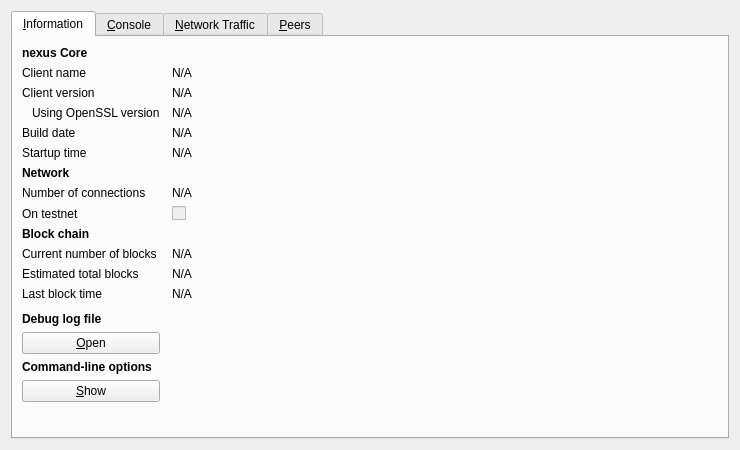
<?xml version="1.0" encoding="UTF-8"?>
<ui version="4.0">
 <class>RPCConsole</class>
 <widget class="QDialog" name="RPCConsole">
  <property name="geometry">
   <rect>
    <x>0</x>
    <y>0</y>
    <width>740</width>
    <height>450</height>
   </rect>
  </property>
  <property name="windowTitle">
   <string>nexus - Debug window</string>
  </property>
  <layout class="QVBoxLayout" name="verticalLayout_2">
   <item>
    <widget class="QTabWidget" name="tabWidget">
     <property name="currentIndex">
      <number>0</number>
     </property>
     <widget class="QWidget" name="tab_info">
      <attribute name="title">
       <string>&amp;Information</string>
      </attribute>
      <layout class="QGridLayout" name="gridLayout" columnstretch="0,1">
       <property name="horizontalSpacing">
        <number>12</number>
       </property>
       <item row="0" column="0">
        <widget class="QLabel" name="label_9">
         <property name="font">
          <font>
           <weight>75</weight>
           <bold>true</bold>
          </font>
         </property>
         <property name="text">
          <string>nexus Core</string>
         </property>
        </widget>
       </item>
       <item row="1" column="0">
        <widget class="QLabel" name="label_5">
         <property name="text">
          <string>Client name</string>
         </property>
        </widget>
       </item>
       <item row="1" column="1">
        <widget class="QLabel" name="clientName">
         <property name="cursor">
          <cursorShape>IBeamCursor</cursorShape>
         </property>
         <property name="text">
          <string>N/A</string>
         </property>
         <property name="textFormat">
          <enum>Qt::PlainText</enum>
         </property>
         <property name="textInteractionFlags">
          <set>Qt::LinksAccessibleByMouse|Qt::TextSelectableByKeyboard|Qt::TextSelectableByMouse</set>
         </property>
        </widget>
       </item>
       <item row="2" column="0">
        <widget class="QLabel" name="label_6">
         <property name="text">
          <string>Client version</string>
         </property>
        </widget>
       </item>
       <item row="2" column="1">
        <widget class="QLabel" name="clientVersion">
         <property name="cursor">
          <cursorShape>IBeamCursor</cursorShape>
         </property>
         <property name="text">
          <string>N/A</string>
         </property>
         <property name="textFormat">
          <enum>Qt::PlainText</enum>
         </property>
         <property name="textInteractionFlags">
          <set>Qt::LinksAccessibleByMouse|Qt::TextSelectableByKeyboard|Qt::TextSelectableByMouse</set>
         </property>
        </widget>
       </item>
       <item row="3" column="0">
        <widget class="QLabel" name="label_14">
         <property name="text">
          <string>Using OpenSSL version</string>
         </property>
         <property name="indent">
          <number>10</number>
         </property>
        </widget>
       </item>
       <item row="3" column="1">
        <widget class="QLabel" name="openSSLVersion">
         <property name="cursor">
          <cursorShape>IBeamCursor</cursorShape>
         </property>
         <property name="text">
          <string>N/A</string>
         </property>
         <property name="textFormat">
          <enum>Qt::PlainText</enum>
         </property>
         <property name="textInteractionFlags">
          <set>Qt::LinksAccessibleByMouse|Qt::TextSelectableByKeyboard|Qt::TextSelectableByMouse</set>
         </property>
        </widget>
       </item>
       <item row="4" column="0">
        <widget class="QLabel" name="label_12">
         <property name="text">
          <string>Build date</string>
         </property>
        </widget>
       </item>
       <item row="4" column="1">
        <widget class="QLabel" name="buildDate">
         <property name="cursor">
          <cursorShape>IBeamCursor</cursorShape>
         </property>
         <property name="text">
          <string>N/A</string>
         </property>
         <property name="textFormat">
          <enum>Qt::PlainText</enum>
         </property>
         <property name="textInteractionFlags">
          <set>Qt::LinksAccessibleByMouse|Qt::TextSelectableByKeyboard|Qt::TextSelectableByMouse</set>
         </property>
        </widget>
       </item>
       <item row="5" column="0">
        <widget class="QLabel" name="label_13">
         <property name="text">
          <string>Startup time</string>
         </property>
        </widget>
       </item>
       <item row="5" column="1">
        <widget class="QLabel" name="startupTime">
         <property name="cursor">
          <cursorShape>IBeamCursor</cursorShape>
         </property>
         <property name="text">
          <string>N/A</string>
         </property>
         <property name="textFormat">
          <enum>Qt::PlainText</enum>
         </property>
         <property name="textInteractionFlags">
          <set>Qt::LinksAccessibleByMouse|Qt::TextSelectableByKeyboard|Qt::TextSelectableByMouse</set>
         </property>
        </widget>
       </item>
       <item row="6" column="0">
        <widget class="QLabel" name="label_11">
         <property name="font">
          <font>
           <weight>75</weight>
           <bold>true</bold>
          </font>
         </property>
         <property name="text">
          <string>Network</string>
         </property>
        </widget>
       </item>
       <item row="7" column="0">
        <widget class="QLabel" name="label_7">
         <property name="text">
          <string>Number of connections</string>
         </property>
        </widget>
       </item>
       <item row="7" column="1">
        <widget class="QLabel" name="numberOfConnections">
         <property name="cursor">
          <cursorShape>IBeamCursor</cursorShape>
         </property>
         <property name="text">
          <string>N/A</string>
         </property>
         <property name="textFormat">
          <enum>Qt::PlainText</enum>
         </property>
         <property name="textInteractionFlags">
          <set>Qt::LinksAccessibleByMouse|Qt::TextSelectableByKeyboard|Qt::TextSelectableByMouse</set>
         </property>
        </widget>
       </item>
       <item row="8" column="0">
        <widget class="QLabel" name="label_8">
         <property name="text">
          <string>On testnet</string>
         </property>
        </widget>
       </item>
       <item row="8" column="1">
        <widget class="QCheckBox" name="isTestNet">
         <property name="enabled">
          <bool>false</bool>
         </property>
         <property name="text">
          <string/>
         </property>
        </widget>
       </item>
       <item row="9" column="0">
        <widget class="QLabel" name="label_10">
         <property name="font">
          <font>
           <weight>75</weight>
           <bold>true</bold>
          </font>
         </property>
         <property name="text">
          <string>Block chain</string>
         </property>
        </widget>
       </item>
       <item row="10" column="0">
        <widget class="QLabel" name="label_3">
         <property name="text">
          <string>Current number of blocks</string>
         </property>
        </widget>
       </item>
       <item row="10" column="1">
        <widget class="QLabel" name="numberOfBlocks">
         <property name="cursor">
          <cursorShape>IBeamCursor</cursorShape>
         </property>
         <property name="text">
          <string>N/A</string>
         </property>
         <property name="textFormat">
          <enum>Qt::PlainText</enum>
         </property>
         <property name="textInteractionFlags">
          <set>Qt::LinksAccessibleByMouse|Qt::TextSelectableByKeyboard|Qt::TextSelectableByMouse</set>
         </property>
        </widget>
       </item>
       <item row="11" column="0">
        <widget class="QLabel" name="label_4">
         <property name="text">
          <string>Estimated total blocks</string>
         </property>
        </widget>
       </item>
       <item row="11" column="1">
        <widget class="QLabel" name="totalBlocks">
         <property name="cursor">
          <cursorShape>IBeamCursor</cursorShape>
         </property>
         <property name="text">
          <string>N/A</string>
         </property>
         <property name="textFormat">
          <enum>Qt::PlainText</enum>
         </property>
         <property name="textInteractionFlags">
          <set>Qt::LinksAccessibleByMouse|Qt::TextSelectableByKeyboard|Qt::TextSelectableByMouse</set>
         </property>
        </widget>
       </item>
       <item row="12" column="0">
        <widget class="QLabel" name="label_2">
         <property name="text">
          <string>Last block time</string>
         </property>
        </widget>
       </item>
       <item row="12" column="1">
        <widget class="QLabel" name="lastBlockTime">
         <property name="cursor">
          <cursorShape>IBeamCursor</cursorShape>
         </property>
         <property name="text">
          <string>N/A</string>
         </property>
         <property name="textFormat">
          <enum>Qt::PlainText</enum>
         </property>
         <property name="textInteractionFlags">
          <set>Qt::LinksAccessibleByMouse|Qt::TextSelectableByKeyboard|Qt::TextSelectableByMouse</set>
         </property>
        </widget>
       </item>
       <item row="13" column="0">
        <spacer name="verticalSpacer_2">
         <property name="orientation">
          <enum>Qt::Vertical</enum>
         </property>
         <property name="sizeHint" stdset="0">
          <size>
           <width>20</width>
           <height>20</height>
          </size>
         </property>
        </spacer>
       </item>
       <item row="14" column="0">
        <widget class="QLabel" name="labelDebugLogfile">
         <property name="font">
          <font>
           <weight>75</weight>
           <bold>true</bold>
          </font>
         </property>
         <property name="text">
          <string>Debug log file</string>
         </property>
        </widget>
       </item>
       <item row="15" column="0">
        <widget class="QPushButton" name="openDebugLogfileButton">
         <property name="toolTip">
          <string>Open the nexus debug log file from the current data directory. This can take a few seconds for large log files.</string>
         </property>
         <property name="text">
          <string>&amp;Open</string>
         </property>
         <property name="autoDefault">
          <bool>false</bool>
         </property>
        </widget>
       </item>
       <item row="16" column="0">
        <widget class="QLabel" name="labelCLOptions">
         <property name="font">
          <font>
           <weight>75</weight>
           <bold>true</bold>
          </font>
         </property>
         <property name="text">
          <string>Command-line options</string>
         </property>
        </widget>
       </item>
       <item row="17" column="0">
        <widget class="QPushButton" name="showCLOptionsButton">
         <property name="toolTip">
          <string>Show the nexus-Qt help message to get a list with possible nexus command-line options.</string>
         </property>
         <property name="text">
          <string>&amp;Show</string>
         </property>
         <property name="autoDefault">
          <bool>false</bool>
         </property>
        </widget>
       </item>
       <item row="18" column="0">
        <spacer name="verticalSpacer">
         <property name="orientation">
          <enum>Qt::Vertical</enum>
         </property>
         <property name="sizeHint" stdset="0">
          <size>
           <width>20</width>
           <height>40</height>
          </size>
         </property>
        </spacer>
       </item>
      </layout>
     </widget>
     <widget class="QWidget" name="tab_console">
      <attribute name="title">
       <string>&amp;Console</string>
      </attribute>
      <layout class="QVBoxLayout" name="verticalLayout_3">
       <property name="spacing">
        <number>3</number>
       </property>
       <item>
        <widget class="QTextEdit" name="messagesWidget">
         <property name="minimumSize">
          <size>
           <width>0</width>
           <height>100</height>
          </size>
         </property>
         <property name="readOnly">
          <bool>true</bool>
         </property>
         <property name="tabKeyNavigation" stdset="0">
          <bool>false</bool>
         </property>
         <property name="columnCount" stdset="0">
          <number>2</number>
         </property>
        </widget>
       </item>
       <item>
        <layout class="QHBoxLayout" name="horizontalLayout">
         <property name="spacing">
          <number>3</number>
         </property>
         <item>
          <widget class="QLabel" name="label">
           <property name="text">
            <string notr="true">&gt;</string>
           </property>
          </widget>
         </item>
         <item>
          <widget class="QLineEdit" name="lineEdit"/>
         </item>
         <item>
          <widget class="QPushButton" name="clearButton">
           <property name="maximumSize">
            <size>
             <width>24</width>
             <height>24</height>
            </size>
           </property>
           <property name="toolTip">
            <string>Clear console</string>
           </property>
           <property name="text">
            <string/>
           </property>
           <property name="icon">
            <iconset resource="../bitcoin.qrc">
             <normaloff>:/icons/remove</normaloff>:/icons/remove</iconset>
           </property>
           <property name="shortcut">
            <string notr="true">Ctrl+L</string>
           </property>
           <property name="autoDefault">
            <bool>false</bool>
           </property>
          </widget>
         </item>
        </layout>
       </item>
      </layout>
     </widget>
     <widget class="QWidget" name="tab_nettraffic">
      <attribute name="title">
       <string>&amp;Network Traffic</string>
      </attribute>
      <layout class="QHBoxLayout" name="horizontalLayout_3">
       <item>
        <layout class="QVBoxLayout" name="verticalLayout_4">
         <item>
          <widget class="TrafficGraphWidget" name="trafficGraph" native="true">
           <property name="sizePolicy">
            <sizepolicy hsizetype="Expanding" vsizetype="Expanding">
             <horstretch>0</horstretch>
             <verstretch>0</verstretch>
            </sizepolicy>
           </property>
          </widget>
         </item>
         <item>
          <layout class="QHBoxLayout" name="horizontalLayout_2">
           <item>
            <widget class="QSlider" name="sldGraphRange">
             <property name="minimum">
              <number>1</number>
             </property>
             <property name="maximum">
              <number>288</number>
             </property>
             <property name="pageStep">
              <number>12</number>
             </property>
             <property name="value">
              <number>6</number>
             </property>
             <property name="orientation">
              <enum>Qt::Horizontal</enum>
             </property>
            </widget>
           </item>
           <item>
            <widget class="QLabel" name="lblGraphRange">
             <property name="minimumSize">
              <size>
               <width>100</width>
               <height>0</height>
              </size>
             </property>
             <property name="alignment">
              <set>Qt::AlignCenter</set>
             </property>
            </widget>
           </item>
           <item>
            <widget class="QPushButton" name="btnClearTrafficGraph">
             <property name="text">
              <string>&amp;Clear</string>
             </property>
            </widget>
           </item>
          </layout>
         </item>
        </layout>
       </item>
       <item>
        <layout class="QVBoxLayout" name="verticalLayout">
         <item>
          <widget class="QGroupBox" name="groupBox">
           <property name="title">
            <string>Totals</string>
           </property>
           <layout class="QVBoxLayout" name="verticalLayout_5">
            <item>
             <layout class="QHBoxLayout" name="horizontalLayout_4">
              <item>
               <widget class="Line" name="line">
                <property name="sizePolicy">
                 <sizepolicy hsizetype="Fixed" vsizetype="Fixed">
                  <horstretch>0</horstretch>
                  <verstretch>0</verstretch>
                 </sizepolicy>
                </property>
                <property name="minimumSize">
                 <size>
                  <width>10</width>
                  <height>0</height>
                 </size>
                </property>
                <property name="palette">
                 <palette>
                  <active>
                   <colorrole role="Light">
                    <brush brushstyle="SolidPattern">
                     <color alpha="255">
                      <red>0</red>
                      <green>255</green>
                      <blue>0</blue>
                     </color>
                    </brush>
                   </colorrole>
                  </active>
                  <inactive>
                   <colorrole role="Light">
                    <brush brushstyle="SolidPattern">
                     <color alpha="255">
                      <red>0</red>
                      <green>255</green>
                      <blue>0</blue>
                     </color>
                    </brush>
                   </colorrole>
                  </inactive>
                  <disabled>
                   <colorrole role="Light">
                    <brush brushstyle="SolidPattern">
                     <color alpha="255">
                      <red>0</red>
                      <green>255</green>
                      <blue>0</blue>
                     </color>
                    </brush>
                   </colorrole>
                  </disabled>
                 </palette>
                </property>
                <property name="orientation">
                 <enum>Qt::Horizontal</enum>
                </property>
               </widget>
              </item>
              <item>
               <widget class="QLabel" name="label_16">
                <property name="text">
                 <string>In:</string>
                </property>
               </widget>
              </item>
              <item>
               <widget class="QLabel" name="lblBytesIn">
                <property name="minimumSize">
                 <size>
                  <width>50</width>
                  <height>0</height>
                 </size>
                </property>
                <property name="alignment">
                 <set>Qt::AlignRight|Qt::AlignTrailing|Qt::AlignVCenter</set>
                </property>
               </widget>
              </item>
             </layout>
            </item>
            <item>
             <layout class="QHBoxLayout" name="horizontalLayout_5">
              <item>
               <widget class="Line" name="line_2">
                <property name="sizePolicy">
                 <sizepolicy hsizetype="Fixed" vsizetype="Fixed">
                  <horstretch>0</horstretch>
                  <verstretch>0</verstretch>
                 </sizepolicy>
                </property>
                <property name="minimumSize">
                 <size>
                  <width>10</width>
                  <height>0</height>
                 </size>
                </property>
                <property name="palette">
                 <palette>
                  <active>
                   <colorrole role="Light">
                    <brush brushstyle="SolidPattern">
                     <color alpha="255">
                      <red>255</red>
                      <green>0</green>
                      <blue>0</blue>
                     </color>
                    </brush>
                   </colorrole>
                  </active>
                  <inactive>
                   <colorrole role="Light">
                    <brush brushstyle="SolidPattern">
                     <color alpha="255">
                      <red>255</red>
                      <green>0</green>
                      <blue>0</blue>
                     </color>
                    </brush>
                   </colorrole>
                  </inactive>
                  <disabled>
                   <colorrole role="Light">
                    <brush brushstyle="SolidPattern">
                     <color alpha="255">
                      <red>255</red>
                      <green>0</green>
                      <blue>0</blue>
                     </color>
                    </brush>
                   </colorrole>
                  </disabled>
                 </palette>
                </property>
                <property name="orientation">
                 <enum>Qt::Horizontal</enum>
                </property>
               </widget>
              </item>
              <item>
               <widget class="QLabel" name="label_17">
                <property name="text">
                 <string>Out:</string>
                </property>
               </widget>
              </item>
              <item>
               <widget class="QLabel" name="lblBytesOut">
                <property name="minimumSize">
                 <size>
                  <width>50</width>
                  <height>0</height>
                 </size>
                </property>
                <property name="alignment">
                 <set>Qt::AlignRight|Qt::AlignTrailing|Qt::AlignVCenter</set>
                </property>
               </widget>
              </item>
             </layout>
            </item>
            <item>
             <spacer name="verticalSpacer_4">
              <property name="orientation">
               <enum>Qt::Vertical</enum>
              </property>
              <property name="sizeHint" stdset="0">
               <size>
                <width>20</width>
                <height>407</height>
               </size>
              </property>
             </spacer>
            </item>
           </layout>
          </widget>
         </item>
        </layout>
       </item>
      </layout>
     </widget>
     <widget class="QWidget" name="tab_peers">
      <attribute name="title">
       <string>&amp;Peers</string>
      </attribute>
      <layout class="QGridLayout" name="gridLayout_2">
       <item row="0" column="0" rowspan="2">
        <widget class="QTableView" name="peerWidget">
         <property name="horizontalScrollBarPolicy">
          <enum>Qt::ScrollBarAlwaysOff</enum>
         </property>
         <property name="sortingEnabled">
          <bool>true</bool>
         </property>
         <attribute name="horizontalHeaderHighlightSections">
          <bool>false</bool>
         </attribute>
        </widget>
       </item>
       <item row="0" column="1">
        <widget class="QLabel" name="peerHeading">
         <property name="sizePolicy">
          <sizepolicy hsizetype="Preferred" vsizetype="Minimum">
           <horstretch>0</horstretch>
           <verstretch>0</verstretch>
          </sizepolicy>
         </property>
         <property name="minimumSize">
          <size>
           <width>300</width>
           <height>32</height>
          </size>
         </property>
         <property name="font">
          <font>
           <pointsize>10</pointsize>
          </font>
         </property>
         <property name="cursor">
          <cursorShape>IBeamCursor</cursorShape>
         </property>
         <property name="text">
          <string>Select a peer to view detailed information.</string>
         </property>
         <property name="alignment">
          <set>Qt::AlignHCenter|Qt::AlignTop</set>
         </property>
         <property name="wordWrap">
          <bool>true</bool>
         </property>
         <property name="textInteractionFlags">
          <set>Qt::LinksAccessibleByMouse|Qt::TextSelectableByKeyboard|Qt::TextSelectableByMouse</set>
         </property>
        </widget>
       </item>
       <item row="1" column="1">
        <widget class="QWidget" name="detailWidget" native="true">
         <property name="minimumSize">
          <size>
           <width>300</width>
           <height>0</height>
          </size>
         </property>
         <layout class="QGridLayout" name="gridLayout_3">
          <item row="0" column="0">
           <widget class="QLabel" name="label_23">
            <property name="text">
             <string>Direction</string>
            </property>
           </widget>
          </item>
          <item row="0" column="2">
           <widget class="QLabel" name="peerDirection">
            <property name="cursor">
             <cursorShape>IBeamCursor</cursorShape>
            </property>
            <property name="text">
             <string>N/A</string>
            </property>
            <property name="textFormat">
             <enum>Qt::PlainText</enum>
            </property>
            <property name="textInteractionFlags">
             <set>Qt::LinksAccessibleByMouse|Qt::TextSelectableByKeyboard|Qt::TextSelectableByMouse</set>
            </property>
           </widget>
          </item>
          <item row="1" column="0">
           <widget class="QLabel" name="label_21">
            <property name="text">
             <string>Version</string>
            </property>
           </widget>
          </item>
          <item row="1" column="2">
           <widget class="QLabel" name="peerVersion">
            <property name="cursor">
             <cursorShape>IBeamCursor</cursorShape>
            </property>
            <property name="text">
             <string>N/A</string>
            </property>
            <property name="textFormat">
             <enum>Qt::PlainText</enum>
            </property>
            <property name="textInteractionFlags">
             <set>Qt::LinksAccessibleByMouse|Qt::TextSelectableByKeyboard|Qt::TextSelectableByMouse</set>
            </property>
           </widget>
          </item>
          <item row="2" column="0">
           <widget class="QLabel" name="label_28">
            <property name="text">
             <string>User Agent</string>
            </property>
           </widget>
          </item>
          <item row="2" column="2">
           <widget class="QLabel" name="peerSubversion">
            <property name="cursor">
             <cursorShape>IBeamCursor</cursorShape>
            </property>
            <property name="text">
             <string>N/A</string>
            </property>
            <property name="textFormat">
             <enum>Qt::PlainText</enum>
            </property>
            <property name="textInteractionFlags">
             <set>Qt::LinksAccessibleByMouse|Qt::TextSelectableByKeyboard|Qt::TextSelectableByMouse</set>
            </property>
           </widget>
          </item>
          <item row="3" column="0">
           <widget class="QLabel" name="label_4">
            <property name="text">
             <string>Services</string>
            </property>
           </widget>
          </item>
          <item row="3" column="2">
           <widget class="QLabel" name="peerServices">
            <property name="cursor">
             <cursorShape>IBeamCursor</cursorShape>
            </property>
            <property name="text">
             <string>N/A</string>
            </property>
            <property name="textFormat">
             <enum>Qt::PlainText</enum>
            </property>
            <property name="textInteractionFlags">
             <set>Qt::LinksAccessibleByMouse|Qt::TextSelectableByKeyboard|Qt::TextSelectableByMouse</set>
            </property>
           </widget>
          </item>
          <item row="4" column="0">
           <widget class="QLabel" name="label_25">
            <property name="text">
             <string>Sync Node</string>
            </property>
           </widget>
          </item>
          <item row="4" column="2">
           <widget class="QLabel" name="peerSyncNode">
            <property name="cursor">
             <cursorShape>IBeamCursor</cursorShape>
            </property>
            <property name="text">
             <string>N/A</string>
            </property>
            <property name="textFormat">
             <enum>Qt::PlainText</enum>
            </property>
            <property name="textInteractionFlags">
             <set>Qt::LinksAccessibleByMouse|Qt::TextSelectableByKeyboard|Qt::TextSelectableByMouse</set>
            </property>
           </widget>
          </item>
          <item row="5" column="0">
           <widget class="QLabel" name="label_29">
            <property name="text">
             <string>Starting Height</string>
            </property>
           </widget>
          </item>
          <item row="5" column="2">
           <widget class="QLabel" name="peerHeight">
            <property name="cursor">
             <cursorShape>IBeamCursor</cursorShape>
            </property>
            <property name="text">
             <string>N/A</string>
            </property>
            <property name="textFormat">
             <enum>Qt::PlainText</enum>
            </property>
            <property name="textInteractionFlags">
             <set>Qt::LinksAccessibleByMouse|Qt::TextSelectableByKeyboard|Qt::TextSelectableByMouse</set>
            </property>
           </widget>
          </item>
          <item row="6" column="0">
           <widget class="QLabel" name="label_27">
            <property name="text">
             <string>Sync Height</string>
            </property>
           </widget>
          </item>
          <item row="6" column="2">
           <widget class="QLabel" name="peerSyncHeight">
            <property name="cursor">
             <cursorShape>IBeamCursor</cursorShape>
            </property>
            <property name="text">
             <string>N/A</string>
            </property>
            <property name="textFormat">
             <enum>Qt::PlainText</enum>
            </property>
            <property name="textInteractionFlags">
             <set>Qt::LinksAccessibleByMouse|Qt::TextSelectableByKeyboard|Qt::TextSelectableByMouse</set>
            </property>
           </widget>
          </item>
          <item row="7" column="0">
           <widget class="QLabel" name="label_24">
            <property name="text">
             <string>Ban Score</string>
            </property>
           </widget>
          </item>
          <item row="7" column="2">
           <widget class="QLabel" name="peerBanScore">
            <property name="cursor">
             <cursorShape>IBeamCursor</cursorShape>
            </property>
            <property name="text">
             <string>N/A</string>
            </property>
            <property name="textFormat">
             <enum>Qt::PlainText</enum>
            </property>
            <property name="textInteractionFlags">
             <set>Qt::LinksAccessibleByMouse|Qt::TextSelectableByKeyboard|Qt::TextSelectableByMouse</set>
            </property>
           </widget>
          </item>
          <item row="8" column="0">
           <widget class="QLabel" name="label_22">
            <property name="text">
             <string>Connection Time</string>
            </property>
           </widget>
          </item>
          <item row="8" column="2">
           <widget class="QLabel" name="peerConnTime">
            <property name="cursor">
             <cursorShape>IBeamCursor</cursorShape>
            </property>
            <property name="text">
             <string>N/A</string>
            </property>
            <property name="textFormat">
             <enum>Qt::PlainText</enum>
            </property>
            <property name="textInteractionFlags">
             <set>Qt::LinksAccessibleByMouse|Qt::TextSelectableByKeyboard|Qt::TextSelectableByMouse</set>
            </property>
           </widget>
          </item>
          <item row="9" column="0">
           <widget class="QLabel" name="label_15">
            <property name="text">
             <string>Last Send</string>
            </property>
           </widget>
          </item>
          <item row="9" column="2">
           <widget class="QLabel" name="peerLastSend">
            <property name="cursor">
             <cursorShape>IBeamCursor</cursorShape>
            </property>
            <property name="text">
             <string>N/A</string>
            </property>
            <property name="textFormat">
             <enum>Qt::PlainText</enum>
            </property>
            <property name="textInteractionFlags">
             <set>Qt::LinksAccessibleByMouse|Qt::TextSelectableByKeyboard|Qt::TextSelectableByMouse</set>
            </property>
           </widget>
          </item>
          <item row="10" column="0">
           <widget class="QLabel" name="label_19">
            <property name="text">
             <string>Last Receive</string>
            </property>
           </widget>
          </item>
          <item row="10" column="2">
           <widget class="QLabel" name="peerLastRecv">
            <property name="cursor">
             <cursorShape>IBeamCursor</cursorShape>
            </property>
            <property name="text">
             <string>N/A</string>
            </property>
            <property name="textFormat">
             <enum>Qt::PlainText</enum>
            </property>
            <property name="textInteractionFlags">
             <set>Qt::LinksAccessibleByMouse|Qt::TextSelectableByKeyboard|Qt::TextSelectableByMouse</set>
            </property>
           </widget>
          </item>
          <item row="11" column="0">
           <widget class="QLabel" name="label_18">
            <property name="text">
             <string>Bytes Sent</string>
            </property>
           </widget>
          </item>
          <item row="11" column="2">
           <widget class="QLabel" name="peerBytesSent">
            <property name="cursor">
             <cursorShape>IBeamCursor</cursorShape>
            </property>
            <property name="text">
             <string>N/A</string>
            </property>
            <property name="textFormat">
             <enum>Qt::PlainText</enum>
            </property>
            <property name="textInteractionFlags">
             <set>Qt::LinksAccessibleByMouse|Qt::TextSelectableByKeyboard|Qt::TextSelectableByMouse</set>
            </property>
           </widget>
          </item>
          <item row="12" column="0">
           <widget class="QLabel" name="label_20">
            <property name="text">
             <string>Bytes Received</string>
            </property>
           </widget>
          </item>
          <item row="12" column="2">
           <widget class="QLabel" name="peerBytesRecv">
            <property name="cursor">
             <cursorShape>IBeamCursor</cursorShape>
            </property>
            <property name="text">
             <string>N/A</string>
            </property>
            <property name="textFormat">
             <enum>Qt::PlainText</enum>
            </property>
            <property name="textInteractionFlags">
             <set>Qt::LinksAccessibleByMouse|Qt::TextSelectableByKeyboard|Qt::TextSelectableByMouse</set>
            </property>
           </widget>
          </item>
          <item row="13" column="0">
           <widget class="QLabel" name="label_26">
            <property name="text">
             <string>Ping Time</string>
            </property>
           </widget>
          </item>
          <item row="13" column="2">
           <widget class="QLabel" name="peerPingTime">
            <property name="cursor">
             <cursorShape>IBeamCursor</cursorShape>
            </property>
            <property name="text">
             <string>N/A</string>
            </property>
            <property name="textFormat">
             <enum>Qt::PlainText</enum>
            </property>
            <property name="textInteractionFlags">
             <set>Qt::LinksAccessibleByMouse|Qt::TextSelectableByKeyboard|Qt::TextSelectableByMouse</set>
            </property>
           </widget>
          </item>
          <item row="14" column="1">
           <spacer name="verticalSpacer_3">
            <property name="orientation">
             <enum>Qt::Vertical</enum>
            </property>
            <property name="sizeHint" stdset="0">
             <size>
              <width>20</width>
              <height>40</height>
             </size>
            </property>
           </spacer>
          </item>
         </layout>
        </widget>
       </item>
      </layout>
     </widget>
    </widget>
   </item>
  </layout>
 </widget>
 <customwidgets>
  <customwidget>
   <class>TrafficGraphWidget</class>
   <extends>QWidget</extends>
   <header>trafficgraphwidget.h</header>
   <container>1</container>
   <slots>
    <slot>clear()</slot>
   </slots>
  </customwidget>
 </customwidgets>
 <resources>
  <include location="../bitcoin.qrc"/>
 </resources>
 <connections/>
</ui>
